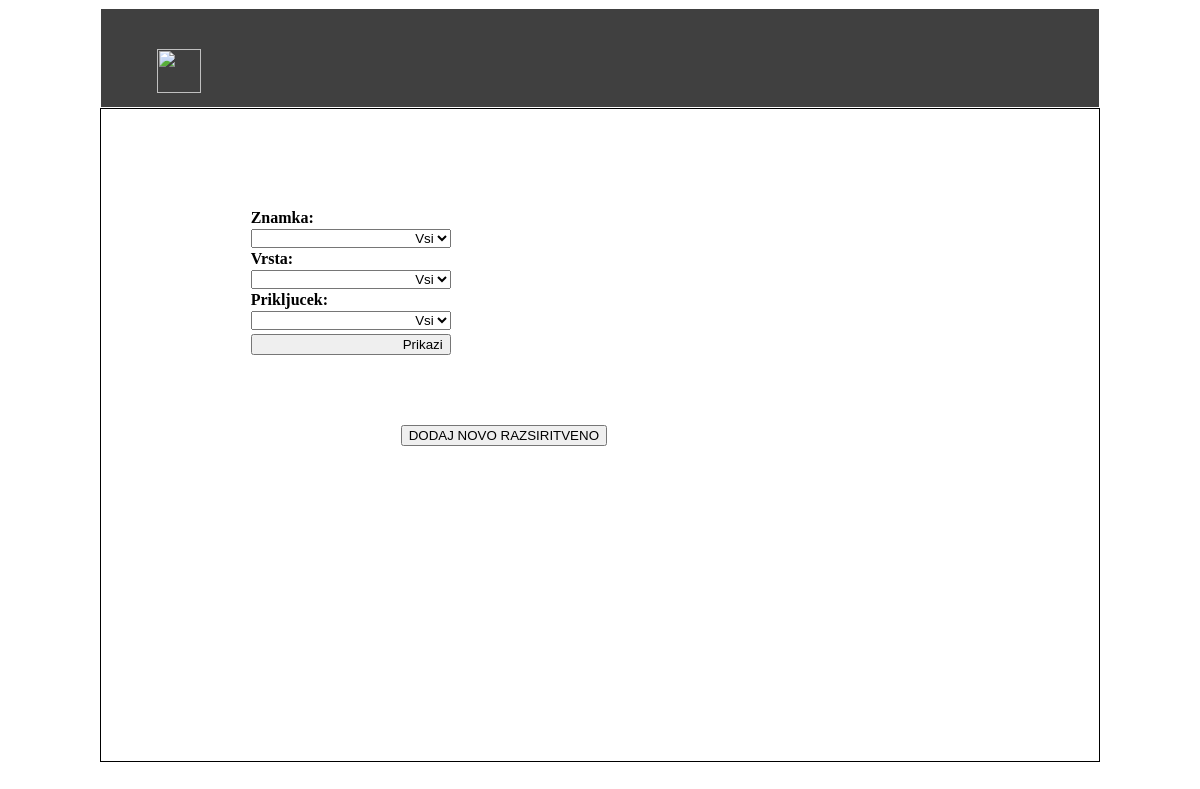
Before: /app/razsiritvene with the older database file.
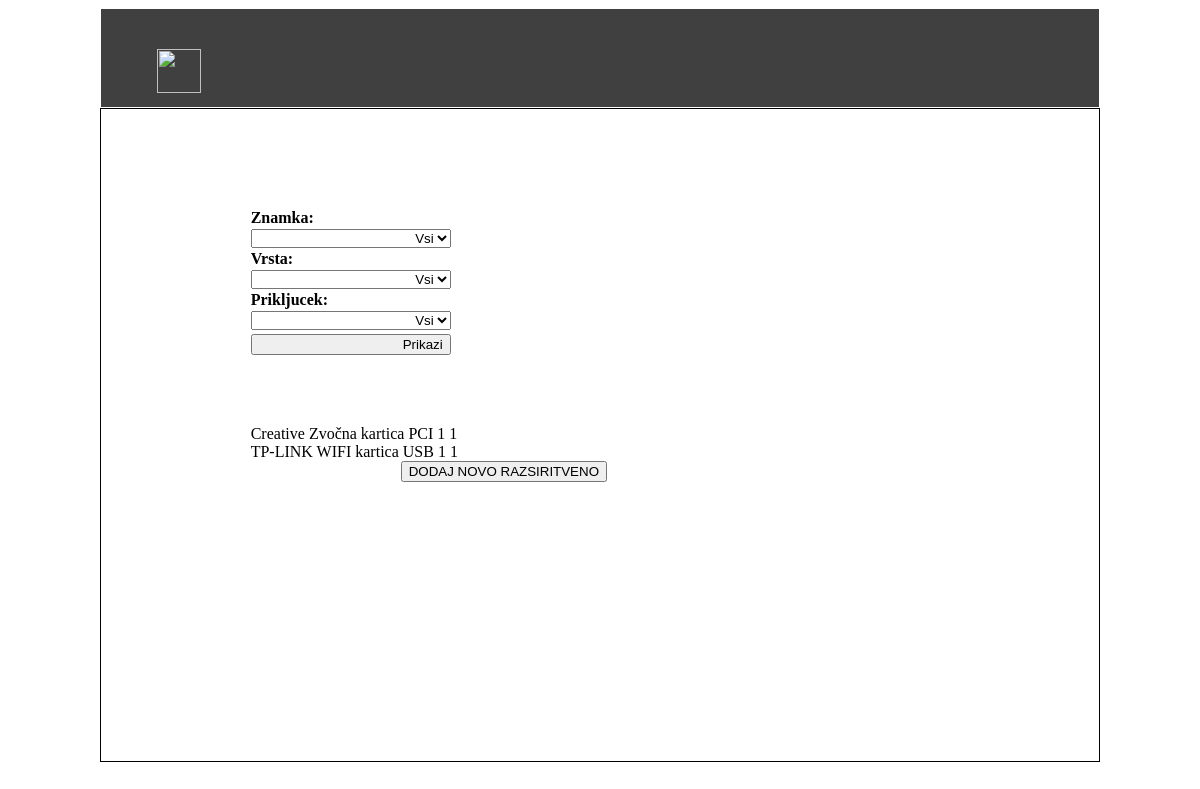
After: the same page with the newer database file.
### kalkulator/models.py (models this page shows)
class Razsiritvena(models.Model):
    znamka = models.CharField(max_length=20)
    model = models.CharField(max_length=20)
    vrsta = models.CharField(max_length=20)
    prikljucek = models.CharField(max_length=20)
    opis = models.CharField(max_length=20)
    kolicina = models.CharField(max_length=20)

### kalkulator/views.py (the view, shortened to what this page needs)
def razsiritvene(request):
    context = {}
    razsiritvene = Razsiritvena.objects.all()
    znamke = Razsiritvena.objects.values('znamka').distinct().order_by(Lower('znamka')).values_list('znamka', flat=True)
    vrste = Razsiritvena.objects.values('vrsta').distinct().order_by(Lower('vrsta')).values_list('vrsta', flat=True)
    prikljucki = Razsiritvena.objects.values('prikljucek').distinct().order_by(Lower('prikljucek')).values_list('prikljucek', flat=True)
    context['znamke'] = znamke
    context['vrste'] = vrste
    context['prikljucki'] = prikljucki
    context['razsiritvene'] = razsiritvene
    return render(request, 'kalkulator/razsiritvene.html', context)

### kalkulator/templates/kalkulator/razsiritvene.html (shortened to what this page needs)
{% extends "kalkulator/base.html" %}
{% block main %}
	<div id="Stanje">
		<form>
			<label>Znamka:</label><select name="znamka">
										<option>Vsi</option>
										</select>
			<label>Vrsta:</label><select name="vrsta">
										<option>Vsi</option>
										</select>
			<label>Prikljucek:</label><select name="prikljucek">
										<option>Vsi</option>
										</select>
			<input type="submit" id="vpisi" value="Prikazi">
		</form>
		<br>
		<br>
		<br>
		<br>
		<br>
		<br>
		<br>
		<br>
		<br>
		<br>
		<br>
		<br>
		{% for razsiritvena in razsiritvene %}
		{{razsiritvena.znamka}}   {{razsiritvena.vrsta}} {{razsiritvena.prikljucek}} {{razsiritvena.opis}} {{razsiritvena.kolicina}}<br>
		{% endfor %}
		<a href="dodajRazsiritveno" style="margin-left:150px">
			<button> DODAJ NOVO RAZSIRITVENO</button>
		</a>
	</div>
{% endblock %}

Changed rows visible on the page:
added Razsiritvena: znamka "Creative", vrsta "Zvočna kartica", prikljucek "PCI", opis "1", kolicina "1"
added Razsiritvena: znamka "TP-LINK", vrsta "WIFI kartica", prikljucek "USB", opis "1", kolicina "1"
